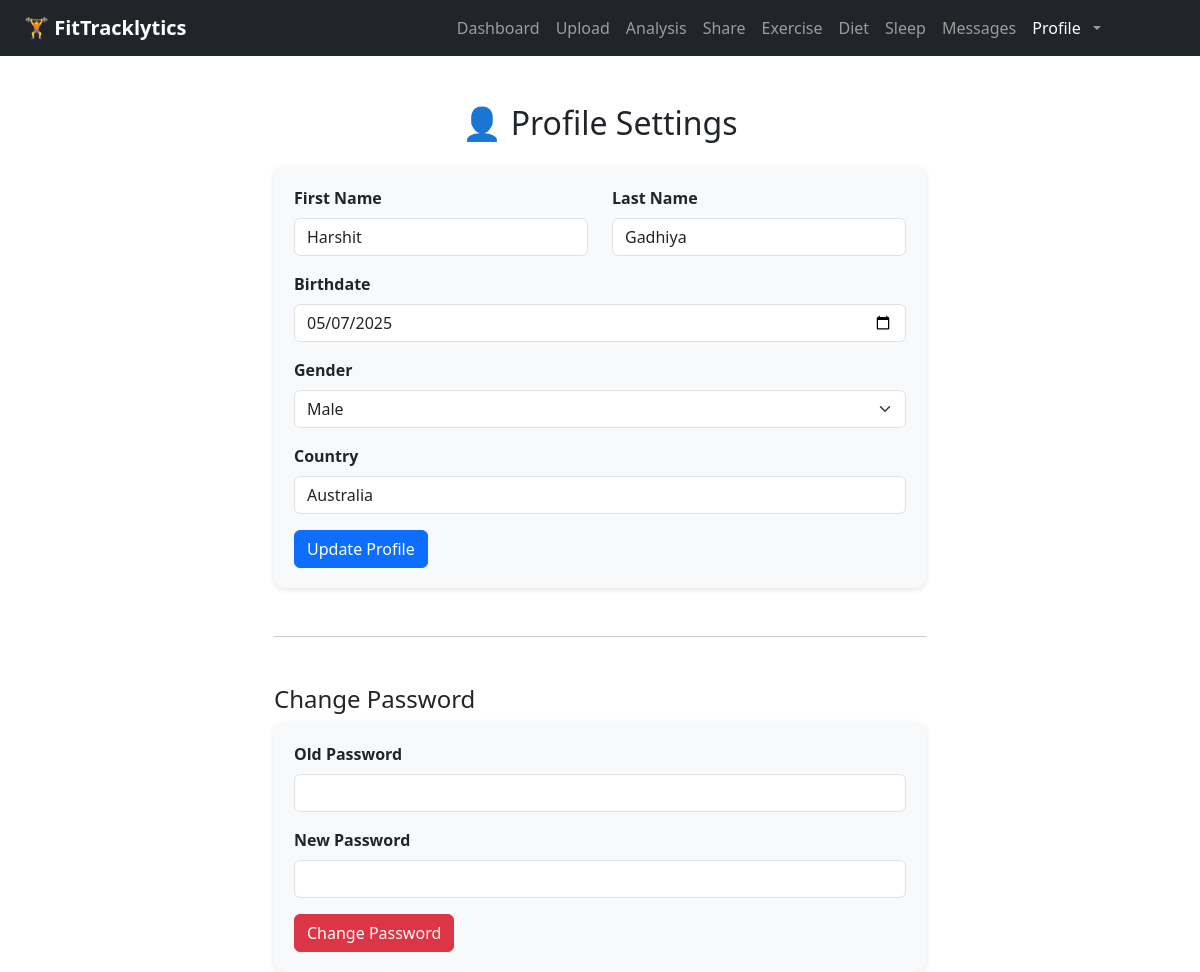
The app's page /profile (signed in) with its own data.
### app/models.py (models this page shows)
class User(db.Model):
    id = db.Column(db.Integer, primary_key=True)
    first_name = db.Column(db.String(100))
    last_name = db.Column(db.String(100))
    email = db.Column(db.String(120), unique=True, nullable=False)
    password = db.Column(db.String(200), nullable=False)
    birthdate = db.Column(db.String(20))
    gender = db.Column(db.String(20))
    country = db.Column(db.String(100))
    exercise_entries = db.relationship("ExerciseEntry", backref="user", cascade="all, delete-orphan")
    diet_entries = db.relationship("DietEntry", backref="user", cascade="all, delete-orphan")
    sleep_entries = db.relationship("SleepEntry", backref="user", cascade="all, delete-orphan")

### app/routes.py (the view)
@main.route("/profile")
def profile():
    if "user_id" not in session:
        return redirect(url_for("main.login"))
    user = User.query.get(session["user_id"])
    return render_template("profile.html", user=user)

### app/__init__.py (called while the page is built)
def create_app(config_class=None):
    app = Flask(__name__)
    if config_class:
        app.config.from_object(config_class)
    else:
        app.config['SECRET_KEY'] = "super-secret-key"
        app.config['SQLALCHEMY_DATABASE_URI'] = 'sqlite:///tracker.db'
        app.config['SQLALCHEMY_TRACK_MODIFICATIONS'] = False
    db.init_app(app)
    migrate.init_app(app, db)  # Bind migrate after app is created
    print("current database config is：", app.config['SQLALCHEMY_DATABASE_URI'])
    from . import models
    @app.context_processor
    def inject_message_model():
        return dict(Message=models.Message)
    from .routes import main
    app.register_blueprint(main)
    return app

### app/templates/profile.html (shortened to what this page needs)
{% extends "base.html" %}
{% block content %}
<link rel="stylesheet" href="{{ url_for('static', filename='css/profile.css') }}">
<div class="container mt-5">
  <h2 class="text-center mb-4">👤 Profile Settings</h2>
  <form id="profileForm">
    <div class="row mb-3">
      <div class="col">
        <label class="form-label">First Name</label>
        <input type="text" class="form-control" name="first_name" value="{{ user.first_name }}">
      </div>
      <div class="col">
        <label class="form-label">Last Name</label>
        <input type="text" class="form-control" name="last_name" value="{{ user.last_name }}">
      </div>
    </div>
    <div class="mb-3">
      <label class="form-label">Birthdate</label>
      <input type="date" class="form-control" name="birthdate" value="{{ user.birthdate }}">
    </div>
    <div class="mb-3">
      <label class="form-label">Gender</label>
      <select class="form-select" name="gender">
        <option {{ 'selected' if user.gender == 'Male' }}>Male</option>
      </select>
    </div>
    <div class="mb-3">
      <label class="form-label">Country</label>
      <input type="text" class="form-control" name="country" value="{{ user.country }}">
    </div>
    <button type="submit" class="btn btn-primary">Update Profile</button>
  </form>
  <hr class="my-5">
  <h4> Change Password</h4>
  <form id="passwordForm">
    <div class="mb-3">
      <label class="form-label">Old Password</label>
      <input type="password" class="form-control" name="old_password" required>
    </div>
    <div class="mb-3">
      <label class="form-label">New Password</label>
      <input type="password" class="form-control" name="new_password" required>
    </div>
    <button type="submit" class="btn btn-danger">Change Password</button>
  </form>
</div>
{% endblock %}

### app/static/css/profile.css (style rules this page uses)
.container { max-width: 700px; }
label { font-weight: bold; }
form { background-color: #f8f9fa; padding: 20px; border-radius: 12px; box-shadow: 0 2px 6px rgba(0, 0, 0, 0.1); }
hr { margin: 40px 0; }

### records on screen
User: first_name "Harshit", last_name "Gadhiya", birthdate "05/07/2025", country "Australia"
